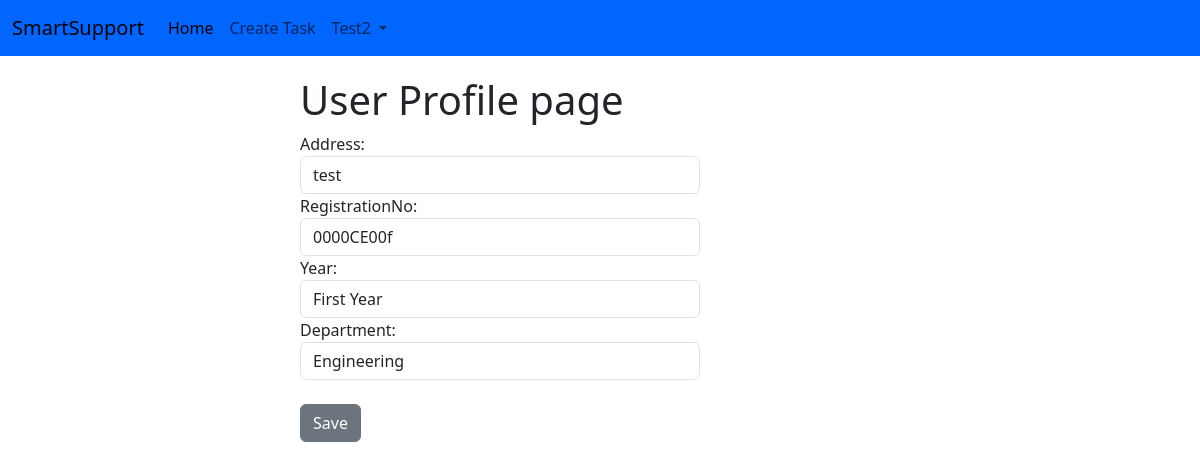
/update_profile/2 (signed in), run on the app's committed database.
### myapp/models.py (models this page shows)
class UserProfile(models.Model):
    user=models.OneToOneField(User,on_delete=models.CASCADE,null=True)
    Address=models.CharField(max_length=100)
    RegistrationNo=models.CharField(max_length=100,default='0000CE00F')
    Year=models.CharField(max_length=100, default='First Year')
    Department=models.CharField(max_length=100,default='Engineering')

### myapp/views.py (the view)
# urls.py: path('update_profile/<int:pk>', views.update_profile,name='update_profile'),
def update_profile(request,pk):
    if request.user.is_authenticated:
        ProfileDatas=UserProfile.objects.get(id=pk)
        form=UserProfileForm(request.POST or None,instance=ProfileDatas)
        if form.is_valid():
            form.save()
            messages.success(request,"profile Updated succesfully.....")
            return redirect('profile')
        return render(request,'Update_Profile.html',{'form':form})
    else:
       messages.success(request,"You must have to login to update profile!")
       return redirect('login')

### myapp/forms.py
class UserProfileForm(forms.ModelForm):
    Address=forms.CharField(label='Address', widget=forms.TextInput(attrs={'class': 'form-control'}))
    RegistrationNo=forms.CharField(label='RegistrationNo', widget=forms.TextInput(attrs={'class': 'form-control'}))
    Year=forms.CharField(label='Year', widget=forms.TextInput(attrs={'class': 'form-control'}))
    Department=forms.CharField(label='Department', widget=forms.TextInput(attrs={'class': 'form-control'}))
    class Meta:
        model=UserProfile
        fields=('Address','RegistrationNo','Year','Department')

### myapp/TEMPLATES/Update_Profile.html (shortened to what this page needs)
{% extends 'Base.html'%}
    {% block content %}
    <div class="col-4 offset-3">
    <h1>User Profile page</h1>
   <form action="" method="post">
    {{form}}
    <br>
    <button type="submit" class="btn btn-secondary">Save</button>
   </form>
</div>
    {% endblock content %}

### myapp/TEMPLATES/Navbar.html (shortened to what this page needs)
<nav class="navbar navbar-expand-lg" style="background-color: #0066ff;">
    <div class="container-fluid">
      <a class="navbar-brand" href="#">SmartSupport</a>
      <div class="collapse navbar-collapse" id="navbarSupportedContent">
        <ul class="navbar-nav me-auto mb-2 mb-lg-0">
          <li class="nav-item">
            <a class="nav-link active" aria-current="page" href="{% url 'base' %}">Home</a>
          </li>
          {% if not request.user.is_authenticated %}
            <li class="nav-item">
              <a class="nav-link" href="{% url 'login' %}">Login</a>
            </li>
            <li class="nav-item">
              <a class="nav-link" href="{% url 'register' %}">Register</a>
            </li>
          {% else %}
            <li class="nav-item">
              <a class="nav-link" href="{% url 'taskdetails' %}">Create Task</a>
            </li>
            <li class="nav-item dropdown">
              <a class="nav-link dropdown-toggle" href="#" role="button" data-bs-toggle="dropdown" aria-expanded="false">
                {{ request.user.username|capfirst }}
              </a>
            </li>
          {% endif %}
        </ul>
      </div>
    </div>
  </nav>

### data on the page
UserProfile: Address "test", RegistrationNo "0000CE00f", Year "First Year", Department "Engineering"

### other printed values
{{ request.user.username|capfirst }} "Test2"
